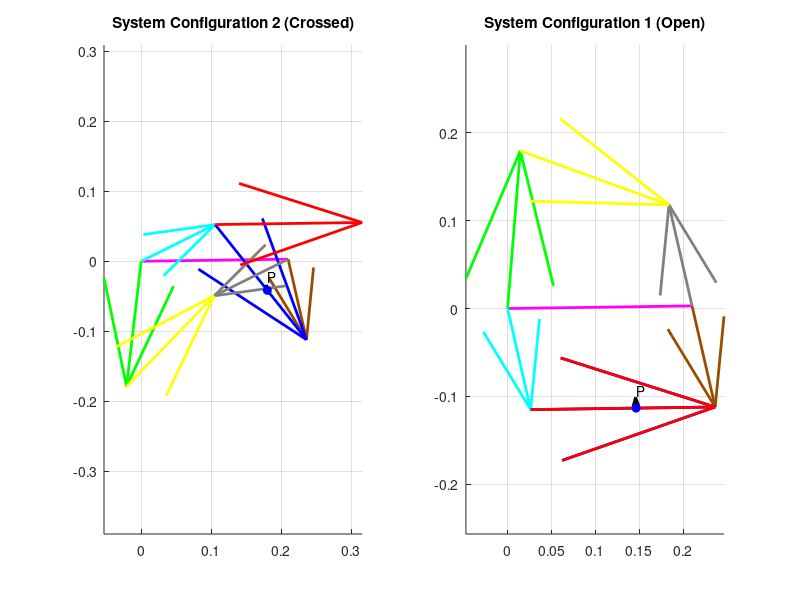

Write MATLAB code to recreate this figure.
clear all
close all
clc

% --- 1. GLOBAL PARAMETERS ---
offset_deg = 0.81;
offset = deg2rad(offset_deg);
d_global = 0.210; % Shared Ground

% Input Parameters (Brown Link / Link 4 of Loop 1)
w_input = 4.5;       % rad/sec
alpha_input = 3.5;   % rad/sec^2
theta_input_deg = 102.05;
q_in_L1 = deg2rad(theta_input_deg);

% Point P
p_dist = 0.120;


% --- 2. POSITION ANALYSIS ---

% =========================================================================
% LOOP 1 ANALYSIS (Input: Brown)
% =========================================================================
% Logic: Inverted (Input is Link c/L4)
L1 = 0.210; L2 = 0.118; L3 = 0.210; L4 = 0.118;
d=L1; a=L2; b=L3; c=L4; 

q_input_1 = q_in_L1; 

% Position
K1=d/c; K2=d/a; K3=(c^2-b^2+a^2+d^2)/(2*c*a); 
K4=d/b; K5=(a^2-d^2-c^2-b^2)/(2*c*b);

A = cos(q_input_1) - K1 - K2*cos(q_input_1) + K3;
B = -2*sin(q_input_1);
C = K1 - (K2+1)*cos(q_input_1) + K3;
D = cos(q_input_1) - K1 + K4*cos(q_input_1) + K5;
E = -2*sin(q_input_1);
F = K1 + (K4-1)*cos(q_input_1) + K5;

det_AC = sqrt(B^2 - 4*A*C);
det_DF = sqrt(E^2 - 4*D*F);

% Case Crossed (Plus)
q2_L1_Cross = 2*atan2((-B + det_AC), (2*A));
q3_L1_Cross = 2*atan2((-E + det_DF), (2*D));
T2_Cross_L1 = q2_L1_Cross + pi + offset; % Cyan
T3_Cross_L1 = q3_L1_Cross + pi + offset; % Blue

% Case Open (Minus)
q2_L1_Open  = 2*atan2((-B - det_AC), (2*A));
q3_L1_Open  = 2*atan2((-E - det_DF), (2*D));
T2_Open_L1 = q2_L1_Open + pi + offset; 
T3_Open_L1 = q3_L1_Open + pi + offset; 

T4_Global   = q_input_1 + pi + offset;   % Brown (Common)


% =========================================================================
% LOOP 2 ANALYSIS (Input: Cyan from Loop 1)
% =========================================================================
L1 = 0.210; L2 = 0.118; L3 = 0.210; L4 = 0.118;
d=L1; a=L2; b=L3; c=L4;
K1=d/a; K2=d/c; K3=(a^2-b^2+c^2+d^2)/(2*a*c); K4=d/b; K5=(c^2-d^2-a^2-b^2)/(2*a*b);

% --- Path 1: Crossed Input ---
q_in_2C = T2_Cross_L1 + pi - offset; 
A = cos(q_in_2C)-K1-K2*cos(q_in_2C)+K3; B = -2*sin(q_in_2C); 
C = K1-(K2+1)*cos(q_in_2C)+K3; D = cos(q_in_2C)-K1+K4*cos(q_in_2C)+K5; 
E = -2*sin(q_in_2C); F = K1+(K4-1)*cos(q_in_2C)+K5;
det_AC = sqrt(B^2 - 4*A*C); det_DF = sqrt(E^2 - 4*D*F);

q4_L2_Cross = 2*atan2((-B + det_AC), (2*A)); 
q3_L2_Cross = 2*atan2((-E + det_DF), (2*D));
T4_Cross_L2 = q4_L2_Cross + offset; % Grey
T3_Cross_L2 = q3_L2_Cross + offset; % Red

% --- Path 2: Open Input ---
q_in_2O = T2_Open_L1 + pi - offset; 
A = cos(q_in_2O)-K1-K2*cos(q_in_2O)+K3; B = -2*sin(q_in_2O); 
C = K1-(K2+1)*cos(q_in_2O)+K3; D = cos(q_in_2O)-K1+K4*cos(q_in_2O)+K5; 
E = -2*sin(q_in_2O); F = K1+(K4-1)*cos(q_in_2O)+K5;
det_AC = sqrt(B^2 - 4*A*C); det_DF = sqrt(E^2 - 4*D*F);

q4_L2_Open = 2*atan2((-B - det_AC), (2*A)); 
q3_L2_Open = 2*atan2((-E - det_DF), (2*D));
T4_Open_L2 = q4_L2_Open + offset; 
T3_Open_L2 = q3_L2_Open + offset;


% =========================================================================
% LOOP 3 ANALYSIS (Input: Grey from Loop 2)
% =========================================================================
L1 = 0.210; L2 = 0.180; L3 = 0.180; L4 = 0.118;
d=L1; a=L2; b=L3; c=L4;
K1=d/c; K2=d/a; K3=(c^2-b^2+a^2+d^2)/(2*c*a);

% --- Path 1: Crossed Input ---
q_in_3C = T4_Cross_L2 - offset - pi;
A = cos(q_in_3C)-K1-K2*cos(q_in_3C)+K3; B = -2*sin(q_in_3C); C = K1-(K2+1)*cos(q_in_3C)+K3;
det_AC = sqrt(B^2 - 4*A*C);
q2_L3_Cross = 2*atan2((-B - det_AC), (2*A));
T2_Cross_L3 = q2_L3_Cross + pi + offset; % Green
T3_Cross_L3 = angle(d + a*exp(j*q2_L3_Cross) - c*exp(j*q_in_3C)) + pi + offset; % Yellow

% --- Path 2: Open Input ---
q_in_3O = T4_Open_L2 - offset - pi;
A = cos(q_in_3O)-K1-K2*cos(q_in_3O)+K3; B = -2*sin(q_in_3O); C = K1-(K2+1)*cos(q_in_3O)+K3;
det_AC = sqrt(B^2 - 4*A*C);
q2_L3_Open = 2*atan2((-B + det_AC), (2*A)); 
T2_Open_L3 = q2_L3_Open + pi + offset; 
T3_Open_L3 = angle(d + a*exp(j*q2_L3_Open) - c*exp(j*q_in_3O)) + pi + offset; 


% --- 3. VELOCITY & ACCELERATION ANALYSIS ---

% Loop 1 Setup
L2=0.118; L3=0.210; L4=0.118; a=L2; b=L3; c=L4;

% --- CROSSED CASE ---
% Velocity L1
t2=T2_Cross_L1; t3=T3_Cross_L1; t4=T4_Global;
w4 = w_input; alp4 = alpha_input;
w_Cyan_C = (c*w4/a)*(sin(t4-t3)/sin(t2-t3));
w_Blue_C = (c*w4/b)*(sin(t2-t4)/sin(t2-t3));

% Acceleration L1
A_val=c*sin(t2); B_val=b*sin(t3);
C_val=a*alp4*sin(t4) + a*w4^2*cos(t4) + b*w_Blue_C^2*cos(t3) - c*w_Cyan_C^2*cos(t2);
D_val=c*cos(t2); E_val=b*cos(t3);
F_val=a*alp4*cos(t4) - a*w4^2*sin(t4) - b*w_Blue_C^2*sin(t3) + c*w_Cyan_C^2*sin(t2);
alp_Cyan_C = (C_val*E_val - B_val*F_val)/(A_val*E_val - B_val*D_val);
alp_Blue_C = (C_val*D_val - A_val*F_val)/(A_val*E_val - B_val*D_val);

% Velocity L2 (Standard Logic)
L2=0.118; L3=0.210; L4=0.118; a=L2; b=L3; c=L4;
t2=T2_Cross_L1+pi; t3=T3_Cross_L2; t4=T4_Cross_L2;
w2=w_Cyan_C; alp2=alp_Cyan_C;
w_Red_C = (a*w2/b)*(sin(t4-t2)/sin(t3-t4));
w_Grey_C = (a*w2/c)*(sin(t2-t3)/sin(t4-t3));

% Acceleration L2
A_val=c*sin(t4); B_val=b*sin(t3);
C_val=a*alp2*sin(t2) + a*w2^2*cos(t2) + b*w_Red_C^2*cos(t3) - c*w_Grey_C^2*cos(t4);
D_val=c*cos(t4); E_val=b*cos(t3);
F_val=a*alp2*cos(t2) - a*w2^2*sin(t2) - b*w_Red_C^2*sin(t3) + c*w_Grey_C^2*sin(t4);
alp_Grey_C = (C_val*E_val - B_val*F_val)/(A_val*E_val - B_val*D_val);
alp_Red_C = (C_val*D_val - A_val*F_val)/(A_val*E_val - B_val*D_val);

% Velocity L3 (Inverted Logic)
L2=0.180; L3=0.180; L4=0.118; a=L2; b=L3; c=L4;
t2=T2_Cross_L3; t3=T3_Cross_L3; t4=T4_Cross_L2;
w4=w_Grey_C; alp4=alp_Grey_C;
w_Green_C = (c*w4/a)*(sin(t4-t3)/sin(t2-t3));
w_Yellow_C = (c*w4/b)*(sin(t2-t4)/sin(t2-t3));

% Acceleration L3
A_val=c*sin(t2); B_val=b*sin(t3);
C_val=a*alp4*sin(t4) + a*w4^2*cos(t4) + b*w_Yellow_C^2*cos(t3) - c*w_Green_C^2*cos(t2);
D_val=c*cos(t2); E_val=b*cos(t3);
F_val=a*alp4*cos(t4) - a*w4^2*sin(t4) - b*w_Yellow_C^2*sin(t3) + c*w_Green_C^2*sin(t2);
alp_Green_C = (C_val*E_val - B_val*F_val)/(A_val*E_val - B_val*D_val);
alp_Yellow_C = (C_val*D_val - A_val*F_val)/(A_val*E_val - B_val*D_val);


% --- OPEN CASE ---
% Velocity L1
L2=0.118; L3=0.210; L4=0.118; a=L2; b=L3; c=L4;
t2=T2_Open_L1; t3=T3_Open_L1; t4=T4_Global;
w4 = w_input; alp4 = alpha_input;
w_Cyan_O = (c*w4/a)*(sin(t4-t3)/sin(t2-t3));
w_Blue_O = (c*w4/b)*(sin(t2-t4)/sin(t2-t3));

% Acceleration L1
A_val=c*sin(t2); B_val=b*sin(t3);
C_val=a*alp4*sin(t4) + a*w4^2*cos(t4) + b*w_Blue_O^2*cos(t3) - c*w_Cyan_O^2*cos(t2);
D_val=c*cos(t2); E_val=b*cos(t3);
F_val=a*alp4*cos(t4) - a*w4^2*sin(t4) - b*w_Blue_O^2*sin(t3) + c*w_Cyan_O^2*sin(t2);
alp_Cyan_O = (C_val*E_val - B_val*F_val)/(A_val*E_val - B_val*D_val);
alp_Blue_O = (C_val*D_val - A_val*F_val)/(A_val*E_val - B_val*D_val);

% Velocity L2
L2=0.118; L3=0.210; L4=0.118; a=L2; b=L3; c=L4;
t2=T2_Open_L1+pi; t3=T3_Open_L2; t4=T4_Open_L2;
w2=w_Cyan_O; alp2=alp_Cyan_O;
w_Red_O = (a*w2/b)*(sin(t4-t2)/sin(t3-t4));
w_Grey_O = (a*w2/c)*(sin(t2-t3)/sin(t4-t3));

% Acceleration L2
A_val=c*sin(t4); B_val=b*sin(t3);
C_val=a*alp2*sin(t2) + a*w2^2*cos(t2) + b*w_Red_O^2*cos(t3) - c*w_Grey_O^2*cos(t4);
D_val=c*cos(t4); E_val=b*cos(t3);
F_val=a*alp2*cos(t2) - a*w2^2*sin(t2) - b*w_Red_O^2*sin(t3) + c*w_Grey_O^2*sin(t4);
alp_Grey_O = (C_val*E_val - B_val*F_val)/(A_val*E_val - B_val*D_val);
alp_Red_O = (C_val*D_val - A_val*F_val)/(A_val*E_val - B_val*D_val);

% Velocity L3
L2=0.180; L3=0.180; L4=0.118; a=L2; b=L3; c=L4;
t2=T2_Open_L3; t3=T3_Open_L3; t4=T4_Open_L2;
w4=w_Grey_O; alp4=alp_Grey_O;
w_Green_O = (c*w4/a)*(sin(t4-t3)/sin(t2-t3));
w_Yellow_O = (c*w4/b)*(sin(t2-t4)/sin(t2-t3));

% Acceleration L3
A_val=c*sin(t2); B_val=b*sin(t3);
C_val=a*alp4*sin(t4) + a*w4^2*cos(t4) + b*w_Yellow_O^2*cos(t3) - c*w_Green_O^2*cos(t2);
D_val=c*cos(t2); E_val=b*cos(t3);
F_val=a*alp4*cos(t4) - a*w4^2*sin(t4) - b*w_Yellow_O^2*sin(t3) + c*w_Green_O^2*sin(t2);
alp_Green_O = (C_val*E_val - B_val*F_val)/(A_val*E_val - B_val*D_val);
alp_Yellow_O = (C_val*D_val - A_val*F_val)/(A_val*E_val - B_val*D_val);


% --- 4. PREPARE VECTORS & PLOT ---

RG = d_global * exp(j*offset);

% VECTORS: CROSSED CASE
R_Br_C = 0.118*exp(j*T4_Global);
R_Cy_C = 0.118*exp(j*T2_Cross_L1);
R_Bl_C = (RG + R_Br_C) - R_Cy_C;
R_Gr_C = 0.118*exp(j*T4_Cross_L2);
R_Gn_C = 0.180*exp(j*T2_Cross_L3);
R_Yl_C = (RG + R_Gr_C) - R_Gn_C;
R_Rd_C = (RG + R_Gr_C) - (0.118*exp(j*(T2_Cross_L1+pi)));
theta_P_C = angle(R_Bl_C);
R_P_C = R_Cy_C + p_dist * exp(j*theta_P_C);

AC_Base_C = 0.118*alp_Cyan_C*j*exp(j*T2_Cross_L1) - 0.118*w_Cyan_C^2*exp(j*T2_Cross_L1);
AC_P_N_C = -p_dist * w_Blue_C^2 * exp(j*theta_P_C);
AC_P_T_C = p_dist * alp_Blue_C * j * exp(j*theta_P_C);
AC_Total_C = AC_Base_C + AC_P_N_C + AC_P_T_C;

% VECTORS: OPEN CASE
R_Cy_O = 0.118*exp(j*T2_Open_L1);
R_Bl_O = (RG + R_Br_C) - R_Cy_O; 
R_Gr_O = 0.118*exp(j*T4_Open_L2);
R_Gn_O = 0.180*exp(j*T2_Open_L3);
R_Yl_O = (RG + R_Gr_O) - R_Gn_O;
R_Rd_O = (RG + R_Gr_O) - (0.118*exp(j*(T2_Open_L1+pi)));
theta_P_O = angle(R_Bl_O);
R_P_O = R_Cy_O + p_dist * exp(j*theta_P_O);

AC_Base_O = 0.118*alp_Cyan_O*j*exp(j*T2_Open_L1) - 0.118*w_Cyan_O^2*exp(j*T2_Open_L1);
AC_P_N_O = -p_dist * w_Blue_O^2 * exp(j*theta_P_O);
AC_P_T_O = p_dist * alp_Blue_O * j * exp(j*theta_P_O);
AC_Total_O = AC_Base_O + AC_P_N_O + AC_P_T_O;


% --- PLOTTING ---
figure(1);
RGx = real(RG); RGy = imag(RG);

% SUBPLOT 1: CROSSED
subplot(1,2,1); hold on; axis equal; grid on; title('System Configuration 2 (Crossed)');
quiver(0,0,RGx,RGy,0,'m','LineWidth',2,'MaxHeadSize',0); % Ground
quiver(RGx,RGy,real(R_Br_C),imag(R_Br_C),0,'Color',[0.6 0.3 0],'LineWidth',2,'MaxHeadSize',0.5); % Brown
quiver(0,0,real(R_Cy_C),imag(R_Cy_C),0,'c','LineWidth',2,'MaxHeadSize',0.5); % Cyan
quiver(real(R_Cy_C),imag(R_Cy_C),real(R_Bl_C),imag(R_Bl_C),0,'b','LineWidth',2,'MaxHeadSize',0.5); % Blue
quiver(RGx,RGy,real(R_Gr_C),imag(R_Gr_C),0,'Color',[0.5 0.5 0.5],'LineWidth',2,'MaxHeadSize',0.5); % Grey
quiver(real(R_Cy_C),imag(R_Cy_C),real(R_Rd_C),imag(R_Rd_C),0,'r','LineWidth',2,'MaxHeadSize',0.5); % Red
quiver(0,0,real(R_Gn_C),imag(R_Gn_C),0,'g','LineWidth',2,'MaxHeadSize',0.5); % Green
quiver(real(R_Gn_C),imag(R_Gn_C),real(R_Yl_C),imag(R_Yl_C),0,'y','LineWidth',2,'MaxHeadSize',0.5); % Yellow
quiver(real(R_P_C),imag(R_P_C),real(AC_Total_C)/200,imag(AC_Total_C)/200,0,'k','LineWidth',2,'MaxHeadSize',0.5);
plot(real(R_P_C), imag(R_P_C), 'bo', 'MarkerFaceColor', 'b');
text(real(R_P_C), imag(R_P_C)+0.02, 'P');

% SUBPLOT 2: OPEN
subplot(1,2,2); hold on; axis equal; grid on; title('System Configuration 1 (Open)');
quiver(0,0,RGx,RGy,0,'m','LineWidth',2,'MaxHeadSize',0); 
quiver(RGx,RGy,real(R_Br_C),imag(R_Br_C),0,'Color',[0.6 0.3 0],'LineWidth',2,'MaxHeadSize',0.5); 
quiver(0,0,real(R_Cy_O),imag(R_Cy_O),0,'c','LineWidth',2,'MaxHeadSize',0.5); 
quiver(real(R_Cy_O),imag(R_Cy_O),real(R_Bl_O),imag(R_Bl_O),0,'b','LineWidth',2,'MaxHeadSize',0.5); 
quiver(RGx,RGy,real(R_Gr_O),imag(R_Gr_O),0,'Color',[0.5 0.5 0.5],'LineWidth',2,'MaxHeadSize',0.5); 
quiver(real(R_Cy_O),imag(R_Cy_O),real(R_Rd_O),imag(R_Rd_O),0,'r','LineWidth',2,'MaxHeadSize',0.5); 
quiver(0,0,real(R_Gn_O),imag(R_Gn_O),0,'g','LineWidth',2,'MaxHeadSize',0.5); 
quiver(real(R_Gn_O),imag(R_Gn_O),real(R_Yl_O),imag(R_Yl_O),0,'y','LineWidth',2,'MaxHeadSize',0.5); 
quiver(real(R_P_O),imag(R_P_O),real(AC_Total_O)/200,imag(AC_Total_O)/200,0,'k','LineWidth',2,'MaxHeadSize',0.5);
plot(real(R_P_O), imag(R_P_O), 'bo', 'MarkerFaceColor', 'b');
text(real(R_P_O), imag(R_P_O)+0.02, 'P');


% --- 5. RESULTS DISPLAY ---

% Linear velocities of Link Tips (Joints)
V_Cy_C = abs(w_Cyan_C * 0.118);
V_Gr_C = abs(w_Grey_C * 0.118);
V_Gn_C = abs(w_Green_C * 0.180);

V_Cy_O = abs(w_Cyan_O * 0.118);
V_Gr_O = abs(w_Grey_O * 0.118);
V_Gn_O = abs(w_Green_O * 0.180);



disp(' ');
disp('--- 1. CROSSED CIRCUIT ---');
disp('-----------------------------------------');
disp('LOOP 1:');
disp(['  Brown (Input):  Angle = ' num2str(theta_input_deg, '%.2f') ' deg,  Omega = ' num2str(w_input, '%.2f') ' rad/s']);
disp(['  Cyan (Link 1):  Angle = ' num2str(rad2deg(T2_Cross_L1),'%.2f') ' deg,  Omega = ' num2str(w_Cyan_C,'%.2f') ' rad/s,  V_Tip = ' num2str(V_Cy_C,'%.3f') ' m/s']);
disp(['  Blue (Coupler): Angle = ' num2str(rad2deg(T3_Cross_L1),'%.2f') ' deg,  Omega = ' num2str(w_Blue_C,'%.2f') ' rad/s']);
disp('LOOP 2:');
disp(['  Grey (Link 2):  Angle = ' num2str(rad2deg(T4_Cross_L2),'%.2f') ' deg,  Omega = ' num2str(w_Grey_C,'%.2f') ' rad/s,  V_Tip = ' num2str(V_Gr_C,'%.3f') ' m/s']);
disp(['  Red (Coupler):  Angle = ' num2str(rad2deg(T3_Cross_L2),'%.2f') ' deg,  Omega = ' num2str(w_Red_C,'%.2f') ' rad/s']);
disp('LOOP 3:');
disp(['  Green (Link 3): Angle = ' num2str(rad2deg(T2_Cross_L3),'%.2f') ' deg,  Omega = ' num2str(w_Green_C,'%.2f') ' rad/s,  V_Tip = ' num2str(V_Gn_C,'%.3f') ' m/s']);
disp(['  Yellow (Coup):  Angle = ' num2str(rad2deg(T3_Cross_L3),'%.2f') ' deg,  Omega = ' num2str(w_Yellow_C,'%.2f') ' rad/s']);
disp('POINT P:');
disp(['  Acceleration:   Mag = ' num2str(abs(AC_Total_C),'%.3f') ' m/s^2,  Angle = ' num2str(rad2deg(angle(AC_Total_C)),'%.2f') ' deg']);


disp(' ');
disp('--- 2. OPEN CIRCUIT ---');
disp('-----------------------------------------');
disp('LOOP 1:');
disp(['  Brown (Input):  Angle = ' num2str(theta_input_deg,'%.2f') ' deg,  Omega = ' num2str(w_input,'%.2f') ' rad/s']);
disp(['  Cyan (Link 1):  Angle = ' num2str(rad2deg(T2_Open_L1),'%.2f') ' deg,  Omega = ' num2str(w_Cyan_O,'%.2f') ' rad/s,  V_Tip = ' num2str(V_Cy_O,'%.3f') ' m/s']);
disp(['  Blue (Coupler): Angle = ' num2str(rad2deg(T3_Open_L1),'%.2f') ' deg,  Omega = ' num2str(w_Blue_O,'%.2f') ' rad/s']);
disp('LOOP 2:');
disp(['  Grey (Link 2):  Angle = ' num2str(rad2deg(T4_Open_L2),'%.2f') ' deg,  Omega = ' num2str(w_Grey_O,'%.2f') ' rad/s,  V_Tip = ' num2str(V_Gr_O,'%.3f') ' m/s']);
disp(['  Red (Coupler):  Angle = ' num2str(rad2deg(T3_Open_L2),'%.2f') ' deg,  Omega = ' num2str(w_Red_O,'%.2f') ' rad/s']);
disp('LOOP 3:');
disp(['  Green (Link 3): Angle = ' num2str(rad2deg(T2_Open_L3),'%.2f') ' deg,  Omega = ' num2str(w_Green_O,'%.2f') ' rad/s,  V_Tip = ' num2str(V_Gn_O,'%.3f') ' m/s']);
disp(['  Yellow (Coup):  Angle = ' num2str(rad2deg(T3_Open_L3),'%.2f') ' deg,  Omega = ' num2str(w_Yellow_O,'%.2f') ' rad/s']);
disp('POINT P:');
disp(['  Acceleration:   Mag = ' num2str(abs(AC_Total_O),'%.3f') ' m/s^2,  Angle = ' num2str(rad2deg(angle(AC_Total_O)),'%.2f') ' deg']);
